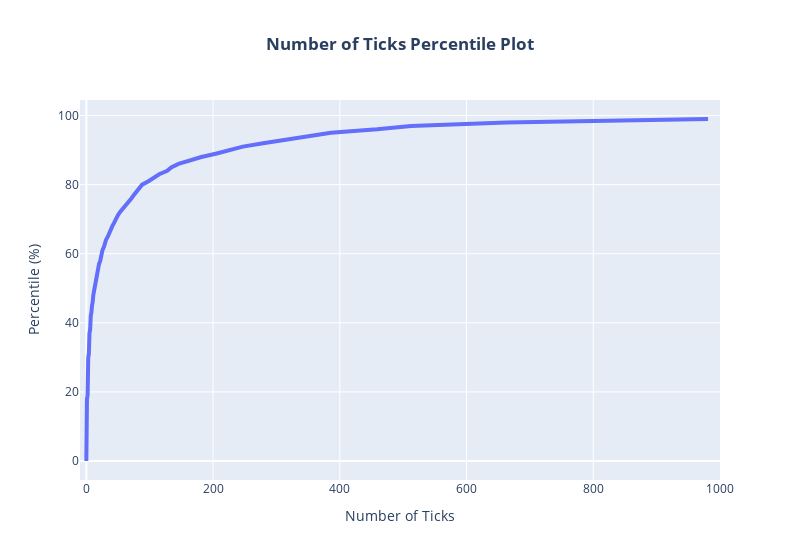

The notebook cell saved with this chart:
### Code cell
fig2 = px.line(x=yperc, y=range(0,100), title='<b>Number of Ticks Percentile Plot</b>', width=800)
fig2.update_layout(title_x=0.5)
fig2.update_xaxes(title="Number of Ticks", range=[-10,1000])
fig2.update_yaxes(title="Percentile (%)")
fig2.update_traces(line_width=4)
fig2.write_html('NumTicks_Perc.html')
fig2

### Figure 1 — Plotly figure (JSON) as saved in the notebook; plotly's stock layout.template omitted (floating-point values rounded to 4 significant figures)
{"data": [{"hovertemplate": "x=%{x}<br>y=%{y}<extra></extra>", "legendgroup": "", "line": {"color": "#636efa", "dash": "solid", "width": 4}, "marker": {"symbol": "circle"}, "mode": "lines", "name": "", "orientation": "v", "showlegend": false, "type": "scatter", "x": [0, 0, 0, 0, 0, 0, 0, 0, 0, 0, 1, 1, 1, 1, 1, 1, 1, 1, 1, 2, 2, 2, 2, 2, 2, 2, 3, 3, 3, 3, 3, 4, 4, 4, 4, 5, 5, 5, 6, 6, 7, 7, 7, 8, 8, 9, 10, 10, 11, 12, 13, 14, 15, 15, 16, 18, 19, 20, 22, 23, 24, 25.4, 27.8, 29, 31, 34, 36, 38.8, 41, 44, 46, 49.4, 53, 58, 63, 67, 71, 75, 79, 84, 88, 98, 106, 115, 127.6, 134, 145.4, 163, 181.6, 205.8, 225, 247, 279, 313, 354.6, 386, 458.8, 512.4, 663.2, 981.2], "xaxis": "x", "y": [0, 1, 2, 3, 4, 5, 6, 7, 8, 9, 10, 11, 12, 13, 14, 15, 16, 17, 18, 19, 20, 21, 22, 23, 24, 25, 26, 27, 28, 29, 30, 31, 32, 33, 34, 35, 36, 37, 38, 39, 40, 41, 42, 43, 44, 45, 46, 47, 48, 49, 50, 51, 52, 53, 54, 55, 56, 57, 58, 59, 60, 61, 62, 63, 64, 65, 66, 67, 68, 69, 70, 71, 72, 73, 74, 75, 76, 77, 78, 79, 80, 81, 82, 83, 84, 85, 86, 87, 88, 89, 90, 91, 92, 93, 94, 95, 96, 97, 98, 99], "yaxis": "y"}], "layout": {"legend": {"tracegroupgap": 0}, "title": {"text": "<b>Number of Ticks Percentile Plot</b>", "x": 0.5}, "width": 800, "xaxis": {"anchor": "y", "domain": [0, 1], "range": [-10, 1000], "title": {"text": "Number of Ticks"}}, "yaxis": {"anchor": "x", "domain": [0, 1], "title": {"text": "Percentile (%)"}}}}
